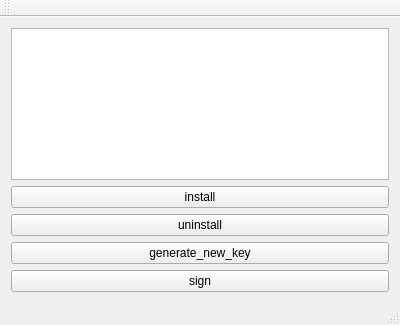
<?xml version="1.0" encoding="UTF-8"?>
<ui version="4.0">
 <class>MainWindow</class>
 <widget class="QMainWindow" name="MainWindow">
  <property name="geometry">
   <rect>
    <x>0</x>
    <y>0</y>
    <width>400</width>
    <height>325</height>
   </rect>
  </property>
  <property name="windowTitle">
   <string>MainWindow</string>
  </property>
  <widget class="QWidget" name="centralWidget">
   <layout class="QVBoxLayout" name="verticalLayout">
    <item>
     <widget class="QPlainTextEdit" name="textframe"/>
    </item>
    <item>
     <widget class="QPushButton" name="install">
      <property name="text">
       <string>install</string>
      </property>
     </widget>
    </item>
    <item>
     <widget class="QPushButton" name="uninstall">
      <property name="text">
       <string>uninstall</string>
      </property>
     </widget>
    </item>
    <item>
     <widget class="QPushButton" name="generate">
      <property name="text">
       <string>generate_new_key</string>
      </property>
     </widget>
    </item>
    <item>
     <widget class="QPushButton" name="sign">
      <property name="text">
       <string>sign</string>
      </property>
     </widget>
    </item>
   </layout>
  </widget>
  <widget class="QMenuBar" name="menuBar">
   <property name="geometry">
    <rect>
     <x>0</x>
     <y>0</y>
     <width>400</width>
     <height>25</height>
    </rect>
   </property>
  </widget>
  <widget class="QToolBar" name="mainToolBar">
   <attribute name="toolBarArea">
    <enum>TopToolBarArea</enum>
   </attribute>
   <attribute name="toolBarBreak">
    <bool>false</bool>
   </attribute>
  </widget>
  <widget class="QStatusBar" name="statusBar"/>
 </widget>
 <layoutdefault spacing="6" margin="11"/>
 <resources/>
 <connections/>
</ui>
